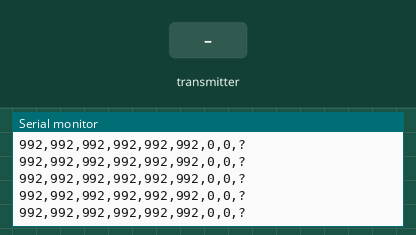
Simulated run of this sketch. Board: Arduino Mega 2560, built with avr-gcc and run on an emulated ATmega2560. Parts: the last lines printed to the serial monitor. The test bench sets the inputs (shaded band).

Above: at 1.7 s.
1.8 s: the transmitter starts sending ch.0 = 172
At 1.96 s:
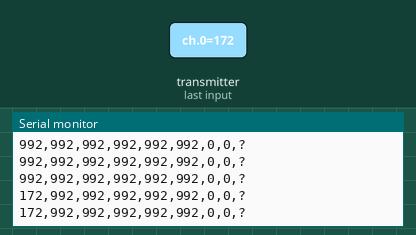
3.3 s: the transmitter starts sending ch.1 = 172
At 3.41 s:
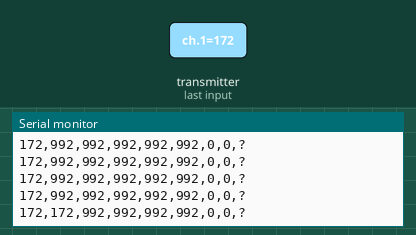
4.8 s: the transmitter starts sending ch.2 = 172
At 4.87 s:
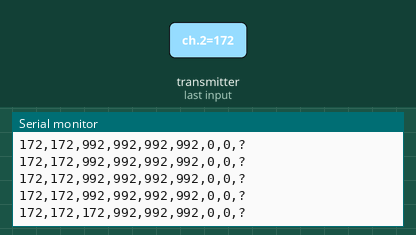
6.3 s: the transmitter starts sending ch.3 = 172
At 6.43 s:
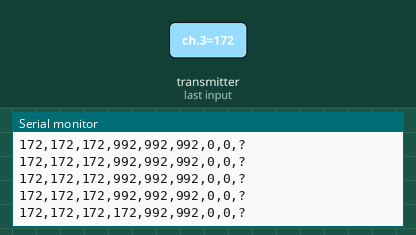
7.8 s: the transmitter starts sending ch.4 = 172
At 8.0 s:
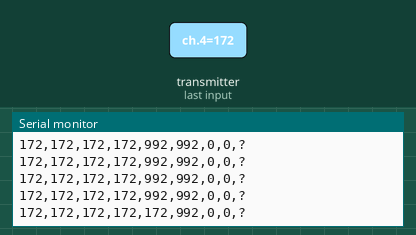
9.3 s: the transmitter starts sending ch.5 = 172
At 9.45 s:
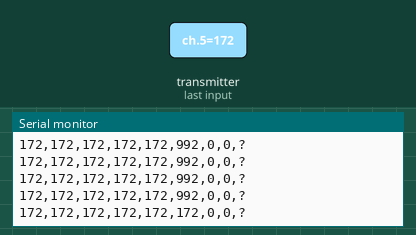

Measured:
- after the input at 1.8 s, the serial monitor: prints a new line after 0.05 s (image 1)
- after the input at 3.3 s, the serial monitor: prints a new line after 0.11 s (image 2)
- after the input at 4.8 s, the serial monitor: prints a new line after 0.07 s (image 3)
- after the input at 6.3 s, the serial monitor: prints a new line at once (image 4)
- after the input at 7.8 s, the serial monitor: prints a new line after 0.09 s (image 5)
- after the input at 9.3 s, the serial monitor: prints a new line at once (image 6)

The sketch:

sbus_test.ino
```cpp
// S.BUS Signal Test — LEGACY (Nano R4 era, S.BUS on D0).
// Current board is UNO R4 WiFi with S.BUS on D12 — see sbus_d12_test.
// Tests S.BUS reception from R7FG CH7 via NPN inverter on D0 (Serial1 RX).
// Prints all 6 channels + failsafe + frame-lost flags at 10Hz.
//
// Wiring:
//   R7FG CH7 signal ──[1K]──► 2N2222 BASE
//                              2N2222 EMITTER ──► GND
//   5V ──[10K]──┬──► 2N2222 COLLECTOR
//               └──► D0 (Serial1 RX)
//
// R7FG must be in Mode 2 (blue LED) — press ID SET once from Mode 1.

#include "sbus.h"

bfs::SbusRx sbus(&Serial1);

uint32_t lastPrint = 0;
uint32_t frameCount = 0;
uint32_t startTime = 0;
bool gotFirstFrame = false;

void setup() {
  Serial.begin(115200);
  delay(500);
  Serial.println("# === S.BUS Test ===");
  Serial.println("# Waiting for S.BUS frames on D0 (Serial1 RX)...");
  Serial.println("# If no data appears, check:");
  Serial.println("#   1. R7FG in Mode 2 (blue LED)");
  Serial.println("#   2. Inverter wired correctly (1K to base, emitter to GND, collector to D0 + 10K to 5V)");
  Serial.println("#   3. CH7 signal wire connected");
  Serial.println("# CSV: CH1,CH2,CH3,CH4,CH5,CH6,Failsafe,Lost,Hz");

  sbus.Begin();
  startTime = millis();
}

void loop() {
  if (sbus.Read()) {
    frameCount++;
    bfs::SbusData data = sbus.data();

    if (!gotFirstFrame) {
      gotFirstFrame = true;
      Serial.println("# *** S.BUS SIGNAL DETECTED ***");
    }

    uint32_t now = millis();
    if (now - lastPrint >= 100) {  // 10Hz output
      lastPrint = now;

      // Calculate frame rate
      float elapsed = (now - startTime) / 1000.0f;
      float hz = (elapsed > 0) ? frameCount / elapsed : 0;

      char buf[120];
      snprintf(buf, sizeof(buf), "%d,%d,%d,%d,%d,%d,%d,%d,%.0f",
              data.ch[0], data.ch[1], data.ch[2],
              data.ch[3], data.ch[4], data.ch[5],
              data.failsafe, data.lost_frame,
              (double)hz);
      Serial.println(buf);
    }
  }

  // Timeout warning
  if (!gotFirstFrame && millis() - startTime > 5000) {
    Serial.println("# WARNING: No S.BUS frames received after 5s");
    Serial.println("# Check wiring and receiver mode");
    startTime = millis();  // Reset to warn again in 5s
  }
}
```
